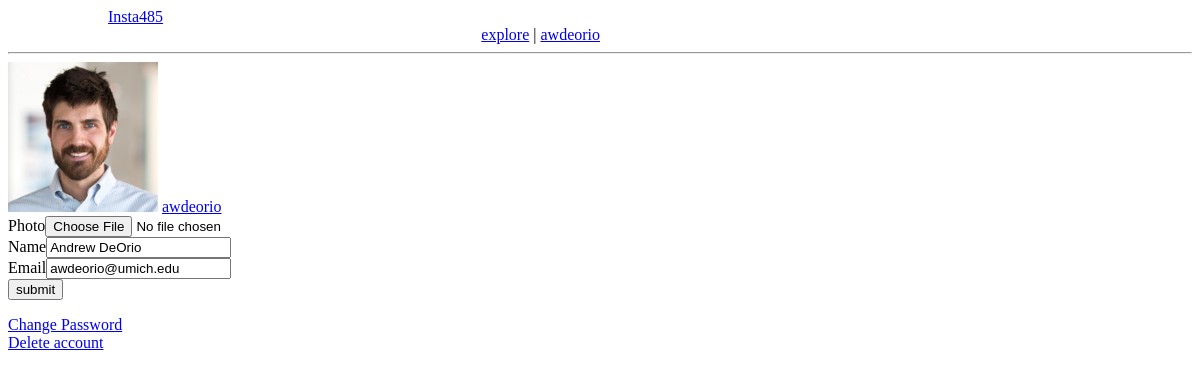
/accounts/edit/ (signed in), run on the app's committed database.
### tables this page shows
CREATE TABLE users(
  username VARCHAR(20) NOT NULL,
  fullname VARCHAR(40) NOT NULL,
  email VARCHAR(40) NOT NULL,
  filename VARCHAR(40) NOT NULL,
  password VARCHAR(40) NOT NULL,
  created DATETIME DEFAULT CURRENT_TIMESTAMP,
  PRIMARY KEY(username)
);

### insta485/views/index.py (the view)
@insta485.app.route('/accounts/edit/')
def edit():
    if "username" in flask.session:
        logname = flask.session["username"]
    else:
        return flask.redirect("/accounts/login/")
    context = {"logname": logname}
    connection = insta485.model.get_db()
    cur = connection.execute(
        "SELECT filename, fullname, email "
        "FROM users "
        "WHERE username == ? ",
        (logname, )
    )
    user = cur.fetchall()
    user = user[0]
    context["filename"] = user["filename"]
    context["fullname"] = user["fullname"]
    context["email"] = user["email"]
    return flask.render_template("edit.html", **context)

### insta485/model.py (called while the page is built)
def dict_factory(cursor, row):
    return {col[0]: row[idx] for idx, col in enumerate(cursor.description)}

def get_db():
    if 'sqlite_db' not in flask.g:
        db_filename = insta485.app.config['DATABASE_FILENAME']
        flask.g.sqlite_db = sqlite3.connect(str(db_filename))
        flask.g.sqlite_db.row_factory = dict_factory
        flask.g.sqlite_db.execute("PRAGMA foreign_keys = ON")
    return flask.g.sqlite_db

### insta485/templates/edit.html (shortened to what this page needs)
<!DOCTYPE html>
<html lang="en">
<head>
</head>
<body>
    <div class="logo">
        <a href="/">Insta485</a>
    </div>
    <div class="topright">
        <a href="/explore/">explore</a>
        <a> | </a>
        <a href="/users/{{ logname }}/">{{ logname }}</a>
    </div>
    <hr>
    <img src="/uploads/{{ filename }}" alt="{{ logname }}">
    <a href="/users/{{ logname }}/">{{ logname }}</a>
    <form action="/accounts/?target=/accounts/edit/" method="post" enctype="multipart/form-data">
        Photo<input type="file" name="file" accept="image/*"/><br>
        Name<input type="text" name="fullname" value="{{ fullname }}" required/><br>
        Email<input type="text" name="email" value="{{ email }}" required/><br>
        <input type="submit" name="update" value="submit"/>
    </form>
    <p>
        <a href="/accounts/password/">Change Password</a>
        <br>
        <a href="/accounts/delete/">Delete account</a>
    </p>
</body>
</html>

### insta485/templates/edit.html (style rules this page uses)
.logo { color: black; text-align: left; margin-left: 100px; width: 50%; display: inline-block; }
.topright { color: black; text-align: right; margin-right: 100px; width: 50%; display: inline-block; }

### data on the page
users: username "awdeorio", filename (picture), fullname "Andrew DeOrio", email "awdeorio@umich.edu"
